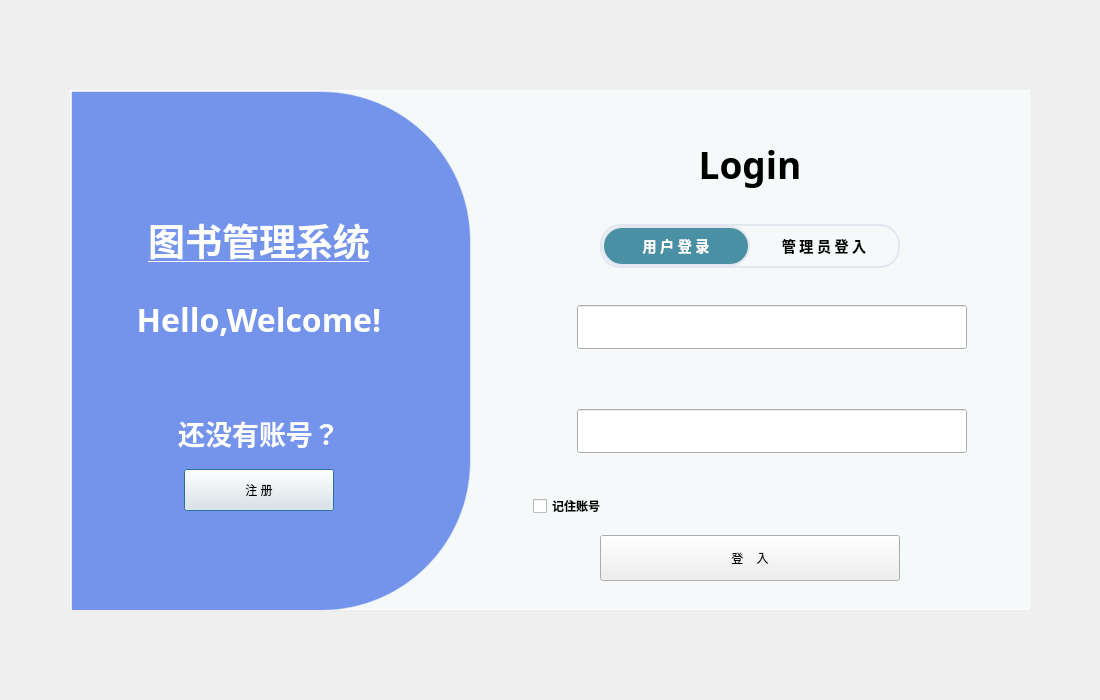
<?xml version="1.0" encoding="UTF-8"?>
<ui version="4.0">
 <class>LoginDialog</class>
 <widget class="QDialog" name="LoginDialog">
  <property name="geometry">
   <rect>
    <x>0</x>
    <y>0</y>
    <width>1100</width>
    <height>700</height>
   </rect>
  </property>
  <property name="minimumSize">
   <size>
    <width>1100</width>
    <height>700</height>
   </size>
  </property>
  <property name="windowTitle">
   <string>图书管理系统 - 登录</string>
  </property>
  <property name="styleSheet">
   <string notr="true"/>
  </property>
  <layout class="QVBoxLayout" name="DialogLayout">
   <property name="spacing">
    <number>0</number>
   </property>
   <property name="leftMargin">
    <number>70</number>
   </property>
   <property name="topMargin">
    <number>90</number>
   </property>
   <property name="rightMargin">
    <number>70</number>
   </property>
   <property name="bottomMargin">
    <number>90</number>
   </property>
   <item>
    <widget class="QFrame" name="LoginModule">
     <property name="sizePolicy">
      <sizepolicy hsizetype="Fixed" vsizetype="Fixed">
       <horstretch>0</horstretch>
       <verstretch>0</verstretch>
      </sizepolicy>
     </property>
     <property name="minimumSize">
      <size>
       <width>960</width>
       <height>520</height>
      </size>
     </property>
     <property name="maximumSize">
      <size>
       <width>960</width>
       <height>520</height>
      </size>
     </property>
     <property name="layoutDirection">
      <enum>Qt::LayoutDirection::LeftToRight</enum>
     </property>
     <property name="styleSheet">
      <string notr="true">QFrame#LoginModule {
	background: #F5F9FA;
    border: 1px solid rgba(255, 255, 255, 0.55);
  

	
}

</string>
     </property>
     <property name="frameShape">
      <enum>QFrame::Shape::StyledPanel</enum>
     </property>
     <property name="frameShadow">
      <enum>QFrame::Shadow::Raised</enum>
     </property>
     <layout class="QHBoxLayout" name="LoginModuleLayout">
      <property name="spacing">
       <number>0</number>
      </property>
      <property name="leftMargin">
       <number>0</number>
      </property>
      <property name="topMargin">
       <number>0</number>
      </property>
      <property name="rightMargin">
       <number>0</number>
      </property>
      <property name="bottomMargin">
       <number>0</number>
      </property>
      <item>
       <widget class="QFrame" name="BrandModule">
        <property name="sizePolicy">
         <sizepolicy hsizetype="Fixed" vsizetype="Expanding">
          <horstretch>0</horstretch>
          <verstretch>1</verstretch>
         </sizepolicy>
        </property>
        <property name="minimumSize">
         <size>
          <width>400</width>
          <height>520</height>
         </size>
        </property>
        <property name="maximumSize">
         <size>
          <width>400</width>
          <height>16777215</height>
         </size>
        </property>
        <property name="styleSheet">
         <string notr="true">QFrame#BrandModule{
background: #7494ec;
    border: 1px solid rgba(255, 255, 255, 0.55);
    border-top-right-radius: 150px;
    border-bottom-right-radius: 150px;

}</string>
        </property>
        <property name="frameShape">
         <enum>QFrame::Shape::StyledPanel</enum>
        </property>
        <property name="frameShadow">
         <enum>QFrame::Shadow::Raised</enum>
        </property>
        <layout class="QVBoxLayout" name="BrandLayout">
         <property name="spacing">
          <number>14</number>
         </property>
         <property name="leftMargin">
          <number>32</number>
         </property>
         <property name="topMargin">
          <number>58</number>
         </property>
         <property name="rightMargin">
          <number>56</number>
         </property>
         <property name="bottomMargin">
          <number>48</number>
         </property>
         <item>
          <spacer name="BrandTopSpacer">
           <property name="orientation">
            <enum>Qt::Orientation::Vertical</enum>
           </property>
           <property name="sizeHint" stdset="0">
            <size>
             <width>20</width>
             <height>30</height>
            </size>
           </property>
          </spacer>
         </item>
         <item>
          <widget class="QLabel" name="WelcomeLable_2">
           <property name="sizePolicy">
            <sizepolicy hsizetype="Expanding" vsizetype="Preferred">
             <horstretch>0</horstretch>
             <verstretch>0</verstretch>
            </sizepolicy>
           </property>
           <property name="minimumSize">
            <size>
             <width>0</width>
             <height>78</height>
            </size>
           </property>
           <property name="font">
            <font>
             <family>Arial Rounded MT Bold</family>
             <pointsize>28</pointsize>
             <italic>false</italic>
             <bold>true</bold>
             <underline>true</underline>
            </font>
           </property>
           <property name="mouseTracking">
            <bool>true</bool>
           </property>
           <property name="styleSheet">
            <string notr="true">color:rgb(255, 255, 255)</string>
           </property>
           <property name="text">
            <string>图书管理系统</string>
           </property>
           <property name="alignment">
            <set>Qt::AlignmentFlag::AlignCenter</set>
           </property>
          </widget>
         </item>
         <item>
          <widget class="QLabel" name="WelcomeLable">
           <property name="sizePolicy">
            <sizepolicy hsizetype="Expanding" vsizetype="Preferred">
             <horstretch>0</horstretch>
             <verstretch>0</verstretch>
            </sizepolicy>
           </property>
           <property name="minimumSize">
            <size>
             <width>0</width>
             <height>52</height>
            </size>
           </property>
           <property name="font">
            <font>
             <family>Arial Rounded MT Bold</family>
             <pointsize>24</pointsize>
             <bold>true</bold>
            </font>
           </property>
           <property name="mouseTracking">
            <bool>true</bool>
           </property>
           <property name="styleSheet">
            <string notr="true">color:rgb(255, 255, 255)</string>
           </property>
           <property name="text">
            <string>Hello,Welcome!</string>
           </property>
           <property name="alignment">
            <set>Qt::AlignmentFlag::AlignCenter</set>
           </property>
          </widget>
         </item>
         <item>
          <spacer name="BrandMiddleSpacer">
           <property name="orientation">
            <enum>Qt::Orientation::Vertical</enum>
           </property>
           <property name="sizeHint" stdset="0">
            <size>
             <width>20</width>
             <height>50</height>
            </size>
           </property>
          </spacer>
         </item>
         <item>
          <widget class="QLabel" name="WelcomeLable_3">
           <property name="sizePolicy">
            <sizepolicy hsizetype="Expanding" vsizetype="Preferred">
             <horstretch>0</horstretch>
             <verstretch>0</verstretch>
            </sizepolicy>
           </property>
           <property name="minimumSize">
            <size>
             <width>0</width>
             <height>44</height>
            </size>
           </property>
           <property name="font">
            <font>
             <family>Arial Rounded MT</family>
             <pointsize>20</pointsize>
             <bold>true</bold>
            </font>
           </property>
           <property name="mouseTracking">
            <bool>true</bool>
           </property>
           <property name="styleSheet">
            <string notr="true">color:rgb(255, 255, 255)</string>
           </property>
           <property name="text">
            <string>还没有账号？</string>
           </property>
           <property name="alignment">
            <set>Qt::AlignmentFlag::AlignCenter</set>
           </property>
          </widget>
         </item>
         <item alignment="Qt::AlignmentFlag::AlignHCenter">
          <widget class="fluent::basicinput::Button" name="RegisterBtn">
           <property name="minimumSize">
            <size>
             <width>150</width>
             <height>42</height>
            </size>
           </property>
           <property name="maximumSize">
            <size>
             <width>150</width>
             <height>42</height>
            </size>
           </property>
           <property name="text">
            <string>注 册</string>
           </property>
          </widget>
         </item>
         <item>
          <spacer name="BrandBottomSpacer">
           <property name="orientation">
            <enum>Qt::Orientation::Vertical</enum>
           </property>
           <property name="sizeHint" stdset="0">
            <size>
             <width>20</width>
             <height>30</height>
            </size>
           </property>
          </spacer>
         </item>
        </layout>
       </widget>
      </item>
      <item>
       <widget class="QWidget" name="FormModule" native="true">
        <property name="sizePolicy">
         <sizepolicy hsizetype="Expanding" vsizetype="Expanding">
          <horstretch>1</horstretch>
          <verstretch>1</verstretch>
         </sizepolicy>
        </property>
        <layout class="QVBoxLayout" name="FormLayout">
         <property name="spacing">
          <number>14</number>
         </property>
         <property name="leftMargin">
          <number>62</number>
         </property>
         <property name="topMargin">
          <number>28</number>
         </property>
         <property name="rightMargin">
          <number>62</number>
         </property>
         <property name="bottomMargin">
          <number>28</number>
         </property>
         <item>
          <widget class="QLabel" name="LoginLabel">
           <property name="sizePolicy">
            <sizepolicy hsizetype="Expanding" vsizetype="Preferred">
             <horstretch>0</horstretch>
             <verstretch>0</verstretch>
            </sizepolicy>
           </property>
           <property name="minimumSize">
            <size>
             <width>0</width>
             <height>56</height>
            </size>
           </property>
           <property name="font">
            <font>
             <family>Arial Rounded MT Bold</family>
             <pointsize>28</pointsize>
             <italic>false</italic>
             <bold>true</bold>
            </font>
           </property>
           <property name="styleSheet">
            <string notr="true">#title {
    font-size: 26px;
    font-weight: 700;
    color: #1a1d29;
}</string>
           </property>
           <property name="text">
            <string>Login</string>
           </property>
           <property name="textFormat">
            <enum>Qt::TextFormat::AutoText</enum>
           </property>
           <property name="scaledContents">
            <bool>false</bool>
           </property>
           <property name="alignment">
            <set>Qt::AlignmentFlag::AlignCenter</set>
           </property>
          </widget>
         </item>
         <item alignment="Qt::AlignmentFlag::AlignHCenter">
          <widget class="QFrame" name="IdentityChooseFrame">
           <property name="minimumSize">
            <size>
             <width>300</width>
             <height>44</height>
            </size>
           </property>
           <property name="maximumSize">
            <size>
             <width>300</width>
             <height>44</height>
            </size>
           </property>
           <property name="styleSheet">
            <string notr="true">
    border: 2px solid #e3e7f0; 
    border-radius: 20px;


</string>
           </property>
           <property name="frameShape">
            <enum>QFrame::Shape::StyledPanel</enum>
           </property>
           <property name="frameShadow">
            <enum>QFrame::Shadow::Raised</enum>
           </property>
           <layout class="QHBoxLayout" name="IdentityChooseLayout">
            <property name="spacing">
             <number>0</number>
            </property>
            <property name="leftMargin">
             <number>0</number>
            </property>
            <property name="topMargin">
             <number>0</number>
            </property>
            <property name="rightMargin">
             <number>0</number>
            </property>
            <property name="bottomMargin">
             <number>0</number>
            </property>
            <item>
             <widget class="QPushButton" name="UserLoginBtn">
              <property name="sizePolicy">
               <sizepolicy hsizetype="Expanding" vsizetype="Expanding">
                <horstretch>1</horstretch>
                <verstretch>1</verstretch>
               </sizepolicy>
              </property>
              <property name="minimumSize">
               <size>
                <width>148</width>
                <height>40</height>
               </size>
              </property>
              <property name="font">
               <font>
                <family>Arial Rounded MT</family>
                <pointsize>-1</pointsize>
                <bold>true</bold>
               </font>
              </property>
              <property name="styleSheet">
               <string notr="true">QPushButton#UserLoginBtn {
    border: none;
    background: transparent;
    font-size: 14px;
    color: black;
}

QPushButton#UserLoginBtn:checked  {
    background: #4A90A4;
    color: white;
	border: 1.5px solid #e3e7f0;
    border-radius: 20px;
}</string>
              </property>
              <property name="text">
               <string>用 户 登 录</string>
              </property>
              <property name="checkable">
               <bool>true</bool>
              </property>
              <property name="checked">
               <bool>true</bool>
              </property>
             </widget>
            </item>
            <item>
             <widget class="QPushButton" name="AdminLoginBtn">
              <property name="sizePolicy">
               <sizepolicy hsizetype="Expanding" vsizetype="Expanding">
                <horstretch>1</horstretch>
                <verstretch>1</verstretch>
               </sizepolicy>
              </property>
              <property name="minimumSize">
               <size>
                <width>148</width>
                <height>40</height>
               </size>
              </property>
              <property name="font">
               <font>
                <family>Arial Rounded MT</family>
                <pointsize>-1</pointsize>
                <bold>true</bold>
               </font>
              </property>
              <property name="styleSheet">
               <string notr="true">QPushButton#AdminLoginBtn {
    border: none;
    background: transparent;
    font-size: 14px;
    color: black;
}

QPushButton#AdminLoginBtn:checked  {
    background: #4A90A4;
    color: white;
	border: 1.5px solid #e3e7f0;
    border-radius: 20px;
}</string>
              </property>
              <property name="text">
               <string>管 理 员 登 入</string>
              </property>
              <property name="checkable">
               <bool>true</bool>
              </property>
             </widget>
            </item>
           </layout>
          </widget>
         </item>
         <item>
          <widget class="QWidget" name="AccountRow" native="true">
           <layout class="QHBoxLayout" name="AccountRowLayout">
            <property name="spacing">
             <number>10</number>
            </property>
            <property name="leftMargin">
             <number>0</number>
            </property>
            <property name="topMargin">
             <number>0</number>
            </property>
            <property name="rightMargin">
             <number>0</number>
            </property>
            <property name="bottomMargin">
             <number>0</number>
            </property>
            <item>
             <widget class="QLabel" name="ic_account">
              <property name="minimumSize">
               <size>
                <width>34</width>
                <height>34</height>
               </size>
              </property>
              <property name="maximumSize">
               <size>
                <width>34</width>
                <height>34</height>
               </size>
              </property>
              <property name="text">
               <string/>
              </property>
              <property name="pixmap">
               <pixmap resource="images.qrc">:/icon/img/icon/ic_svg_account.svg</pixmap>
              </property>
              <property name="scaledContents">
               <bool>true</bool>
              </property>
              <property name="alignment">
               <set>Qt::AlignmentFlag::AlignCenter</set>
              </property>
             </widget>
            </item>
            <item>
             <widget class="fluent::textfields::LineEdit" name="AccountTextBox">
              <property name="sizePolicy">
               <sizepolicy hsizetype="Expanding" vsizetype="Fixed">
                <horstretch>1</horstretch>
                <verstretch>0</verstretch>
               </sizepolicy>
              </property>
              <property name="minimumSize">
               <size>
                <width>0</width>
                <height>44</height>
               </size>
              </property>
             </widget>
            </item>
           </layout>
          </widget>
         </item>
         <item>
          <widget class="QWidget" name="PasswordRow" native="true">
           <layout class="QHBoxLayout" name="PasswordRowLayout">
            <property name="spacing">
             <number>10</number>
            </property>
            <property name="leftMargin">
             <number>0</number>
            </property>
            <property name="topMargin">
             <number>0</number>
            </property>
            <property name="rightMargin">
             <number>0</number>
            </property>
            <property name="bottomMargin">
             <number>0</number>
            </property>
            <item>
             <widget class="QLabel" name="ic_password">
              <property name="minimumSize">
               <size>
                <width>34</width>
                <height>34</height>
               </size>
              </property>
              <property name="maximumSize">
               <size>
                <width>34</width>
                <height>34</height>
               </size>
              </property>
              <property name="text">
               <string/>
              </property>
              <property name="pixmap">
               <pixmap resource="images.qrc">:/icon/img/icon/ic_svg_password.svg</pixmap>
              </property>
              <property name="scaledContents">
               <bool>true</bool>
              </property>
              <property name="alignment">
               <set>Qt::AlignmentFlag::AlignCenter</set>
              </property>
             </widget>
            </item>
            <item>
             <widget class="fluent::textfields::PasswordBox" name="PasswordTextBox">
              <property name="sizePolicy">
                <sizepolicy hsizetype="Expanding" vsizetype="Fixed">
                <horstretch>1</horstretch>
                <verstretch>0</verstretch>
               </sizepolicy>
              </property>
              <property name="minimumSize">
               <size>
                <width>0</width>
                <height>44</height>
               </size>
              </property>
             </widget>
            </item>
           </layout>
          </widget>
         </item>
         <item>
          <widget class="QCheckBox" name="RememberAccountCheckBox">
           <property name="sizePolicy">
            <sizepolicy hsizetype="Expanding" vsizetype="Fixed">
             <horstretch>0</horstretch>
             <verstretch>0</verstretch>
            </sizepolicy>
           </property>
           <property name="minimumSize">
            <size>
             <width>0</width>
             <height>30</height>
            </size>
           </property>
           <property name="font">
            <font>
             <family>Arial Rounded MT</family>
             <bold>true</bold>
            </font>
           </property>
           <property name="text">
            <string>记住账号</string>
           </property>
          </widget>
         </item>
         <item alignment="Qt::AlignmentFlag::AlignHCenter">
          <widget class="fluent::basicinput::Button" name="LoginBtn">
           <property name="sizePolicy">
            <sizepolicy hsizetype="Fixed" vsizetype="Fixed">
             <horstretch>0</horstretch>
             <verstretch>0</verstretch>
            </sizepolicy>
           </property>
           <property name="minimumSize">
            <size>
             <width>300</width>
             <height>46</height>
            </size>
           </property>
           <property name="maximumSize">
            <size>
             <width>300</width>
             <height>46</height>
            </size>
           </property>
           <property name="styleSheet">
            <string notr="true"/>
           </property>
           <property name="text">
            <string>登    入</string>
           </property>
          </widget>
         </item>
        </layout>
       </widget>
      </item>
     </layout>
    </widget>
   </item>
  </layout>
 </widget>
 <customwidgets>
  <customwidget>
   <class>fluent::textfields::LineEdit</class>
   <extends>QLineEdit</extends>
   <header>FluentQt/FluentQt.h</header>
  </customwidget>
  <customwidget>
   <class>fluent::textfields::PasswordBox</class>
   <extends>QLineEdit</extends>
   <header>FluentQt/FluentQt.h</header>
  </customwidget>
  <customwidget>
   <class>fluent::basicinput::Button</class>
   <extends>QPushButton</extends>
   <header>FluentQt/FluentQt.h</header>
  </customwidget>
 </customwidgets>
 <resources>
  <include location="images.qrc"/>
 </resources>
 <connections/>
</ui>
